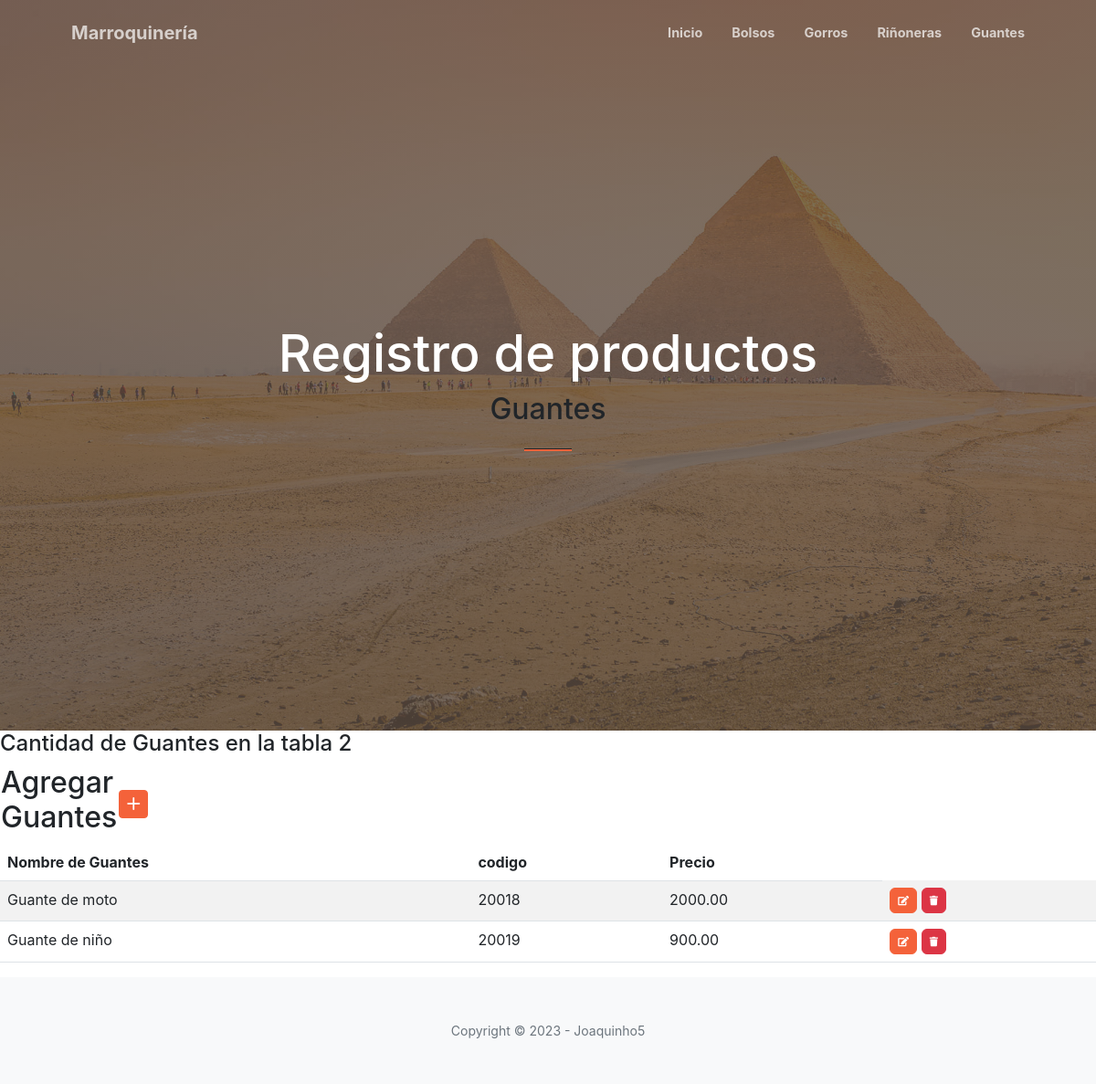
/guantes/, run on the app's committed database.
### aplicacion/models.py (models this page shows, shortened)
class Guante(models.Model):
    nombre = models.CharField(max_length=200)
    codigo = models.CharField(max_length=200)
    precio = models.DecimalField(max_digits=10, decimal_places=2)

### aplicacion/views.py (the view)
# urls.py: path('guantes/', guante, name="guante"),
def guante(request):
    contexto = {'Guantes': Guante.objects.all()}
    return render(request, "aplicacion/guante.html", contexto)

### aplicacion/templates/aplicacion/guante.html
{% extends 'aplicacion/base.html' %}
{% load static %}
{% block titulo %}
    Guantes
{% endblock titulo %}
{% block contenido %}
<h4>Cantidad de Guantes en la tabla {{ Guantes|length }}</h4>
<table>
    <tr>
        <td width="120"><h2>Agregar Guantes</h2></td>
        <td>
            <a href="{% url 'createGuante' %}" class="btn btn-primary btn-sm">
                <i class="bi bi-plus-lg" title="New Record"></i>
            </a>
        </td>
    </tr>
</table>
<table class="table table-striped">
    <thead>
        <tr>
            <th>Nombre de Guantes</th>
            <th>codigo</th>
            <th>Precio</th>
        </tr>
    </thead>
    <tbody>
{% for g in Guantes %}
        <tr>
            <td>{{ g.nombre }}</td>
            <td>{{ g.codigo }}</td>
            <td>{{ g.precio }}</td>
            <td>
                <a href="{% url 'updateGuante' g.id %}" class="btn btn-primary" style="--bs-btn-padding-y: .25rem; --bs-btn-padding-x: .5rem; --bs-btn-font-size: .75rem;">
                    <i class="fas fa-edit fa-sm" title="Edit Record"></i>
                </a>
                <a href="{% url 'deleteGuante' g.id %}" class="btn btn-danger" style="--bs-btn-padding-y: .25rem; --bs-btn-padding-x: .5rem; --bs-btn-font-size: .75rem;">
                    <i class="fas fa-trash fa-sm" title="Delete Record"></i>
                </a>
            </td>
        </tr>
{% endfor %}
    </tbody>
</table>
{% endblock contenido %}

### data on the page
Guante: nombre "Guante de moto", codigo "20018", precio "2000.00"
Guante: nombre "Guante de niño", codigo "20019", precio "900.00"

### other printed values
{{ Guantes|length }} "2"
